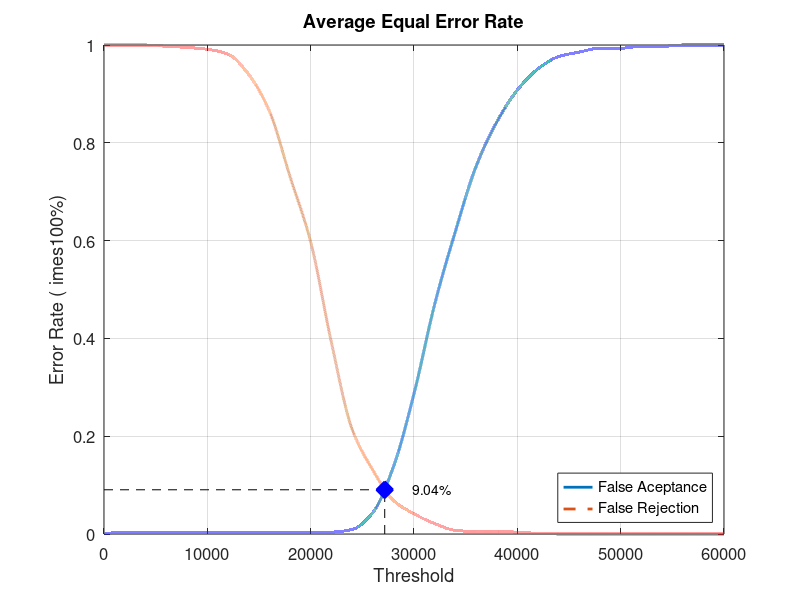
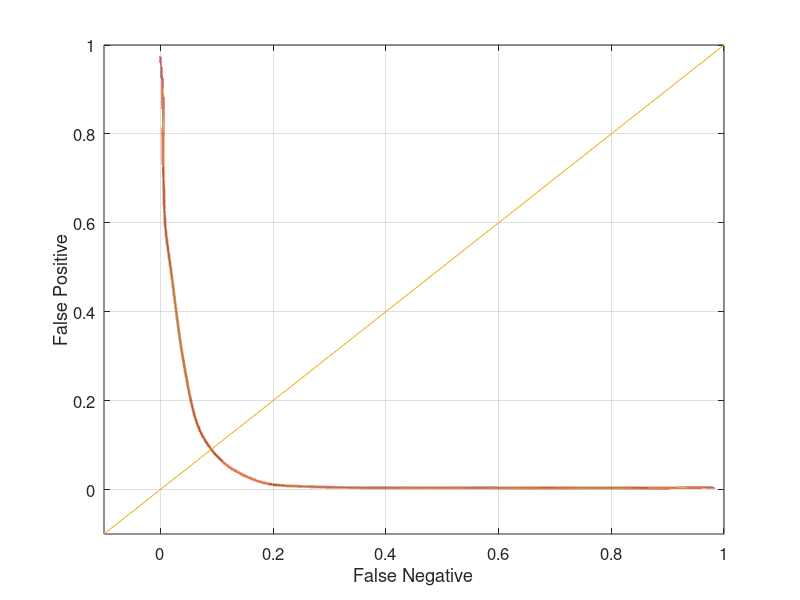

Here is the MATLAB script that generated these plots, in order:
close all;
clear;
clc;
x = 0:2000:60000;
xq = 0:0.5:60000;

y0 = [0 0.00394737 0.00394737 0.00394737 0.00394737 0.00394737 0.00394737 0.00394737 0.00394737 0.00394737 0.00394737 0.00394737 0.00921053 0.0434211 0.136842 0.286842 0.469737 0.618421 0.751316 0.842105 0.907895 0.951316 0.976316 0.985526 0.993421 0.993421 0.997368 0.997368 1 1 1]
yy0 = interp1(x, y0, xq, 'pchip');
y1 = [1 1 1 0.9975 0.995 0.99125 0.98125 0.94 0.865 0.73125 0.5975 0.3925 0.215 0.13125 0.06875 0.04125 0.02125 0.0075 0.005 0.005 0.00375 0.00125 0 0 0 0 0 0 0 0 0]
yy1 = interp1(x, y1, xq, 'pchip');

% Calculating EER: 
y2 = abs(y0 - y1);
find(y2 == min(y2))
yy2 = abs(yy0 - yy1);
xEER = find(yy2 == min(yy2));
xEERIndex = xq(xEER) % X-axis EER
yEER = yy0(xEER) % Y-axis EER

main = figure
plot(xq, yy0,'-','LineWidth', 2);	hold on
plot(xq, yy1,'--','LineWidth', 2);	hold on
plot([xEERIndex xEERIndex], [0 yEER], 'k--');	hold on
plot([0 xEERIndex], [yEER yEER], 'k--');	hold on
plot(xEERIndex, yEER, 'bx', 'LineWidth', 10);	hold on
text(xEERIndex + 10 * xEERIndex / 100, yEER, [num2str(round((10000 * yEER)) / 100) '%'])
legend('False Aceptance', 'False Rejection', 'Location', 'SouthEast')
xlabel('Threshold')
ylabel('Error Rate (	imes100%)')
title('Average Equal Error Rate')
set(gca, 'FontSize', 12)
axis([0 60000 0 1])
grid on

print(main, 'Experiment5AverageMain', '-dpng');
FNRxFPR = figure('Color', [1 1 1]);
plot(yy1, yy0, '-', yy1, yy0, 'LineWidth', 2);
hold on
y = -0.1:0.1:1
plot(y, y); 
set(gca, 'FontSize', 12)
xlabel('False Negative')
ylabel('False Positive')
axis([-0.1 1 -0.1 1])
set(gca, 'FontSize', 12)
grid on

print(FNRxFPR, 'Experiment5AverageFNRxFPR','-dpng');
